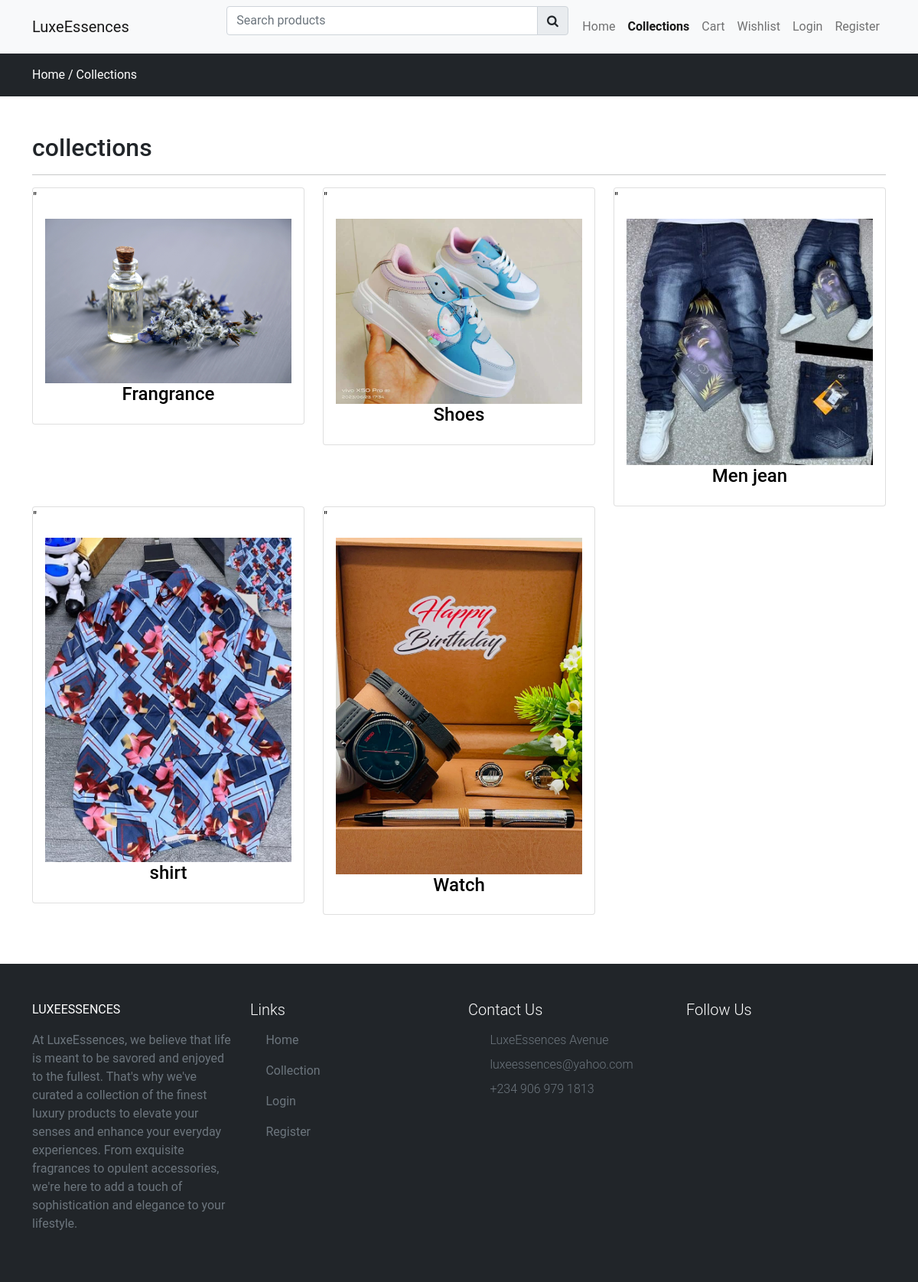
The page /collections on the database its author committed.
### store/models.py (models this page shows, shortened)
class Category(models.Model):
    slug = models.CharField(max_length=150, null=False, blank=False)
    name = models.CharField(max_length=150, null=False, blank=False)
    image = models.ImageField(upload_to=get_file_path,
                              height_field=None,
                              width_field=None,
                              max_length=None,
                              blank=True,  # Allow blank for initial profiles without images
                              null=True,)
    description = models.TextField(max_length=500, null=False, blank=False)
    status = models.BooleanField(default=False,
                                 help_text="0-default, 1-Hidden")
    trending = models.BooleanField(default=False,
                                   help_text="0-default, 1-trending")
    meta_title = models.CharField(max_length=150, null=False, blank=False)
    meta_keyworlds = models.CharField(max_length=150, null=False, blank=False)
    meta_description = models.TextField(max_length=500,
                                        null=False,
                                        blank=False)
    create_at = models.DateTimeField(auto_now_add=True)

### store/views.py (the view)
# urls.py: path('collections', views.collections, name="collections"),
def collections(request):
  category = Category.objects.filter(status=0)
  context = {'category': category}
  return render(request, "store/collections.html", context)

### store/templates/store/collections.html (shortened to what this page needs)
{% extends 'store/layouts/main.html' %}
{% block content %}
<div class="py-3 bg-dark md-3">
  <div class="container">
    <a class="text-white" href="{% url "home" %}">Home /</a>
    <a class="text-white" href="{% url "collections" %}">Collections</a>
  </div>
</div>
  <div class="container py-5 mb-3">
    <div class="row">
      <div class="col-md-12">
        <h2>collections</h2>
        <hr>
        <div class="row">
        {% for item in category %}
          <div class="col-md-4">
            <div class="card">
              <a href="{% url "collectionsview" item.slug %}">"
              <div class="card-body">
                <div class="category-image">
                  <img src="{{ item.image.url }}" alt="category image" class="w-100" />
                </div>
                <h4 class="text-center">{{ item.name }}</h4>
              </div>
            </a>
            </div>
          </div>
        {% endfor %}
        </div>
      </div>
    </div>
  </div>
{% include "store/inc/footer.html" %}
{% endblock content %}

### store/templates/store/layouts/main.html (style rules this page uses)
* { font-family: "roboto", sans-serif; }
a { text-decoration: none; color: #000; }

### rows shown on the page
Category: image (picture), name "Frangrance"
Category: image (picture), name "Shoes"
Category: image (picture), name "Men jean"
Category: image (picture), name "shirt"
Category: image (picture), name "Watch"
